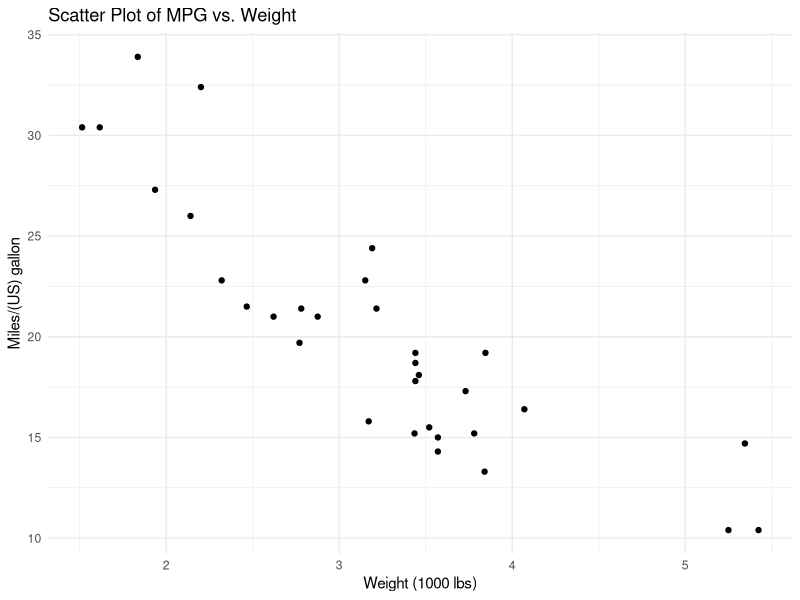

The R script that drew this image:
## ---- chunk 1
1 + 1
## ---- chunk 2
# Load necessary libraries
library(ggplot2)

# Create the plot
ggplot(mtcars, aes(x=wt, y=mpg)) +
  geom_point() +
  theme_minimal() +
  ggtitle("Scatter Plot of MPG vs. Weight") +
  xlab("Weight (1000 lbs)") +
  ylab("Miles/(US) gallon")
